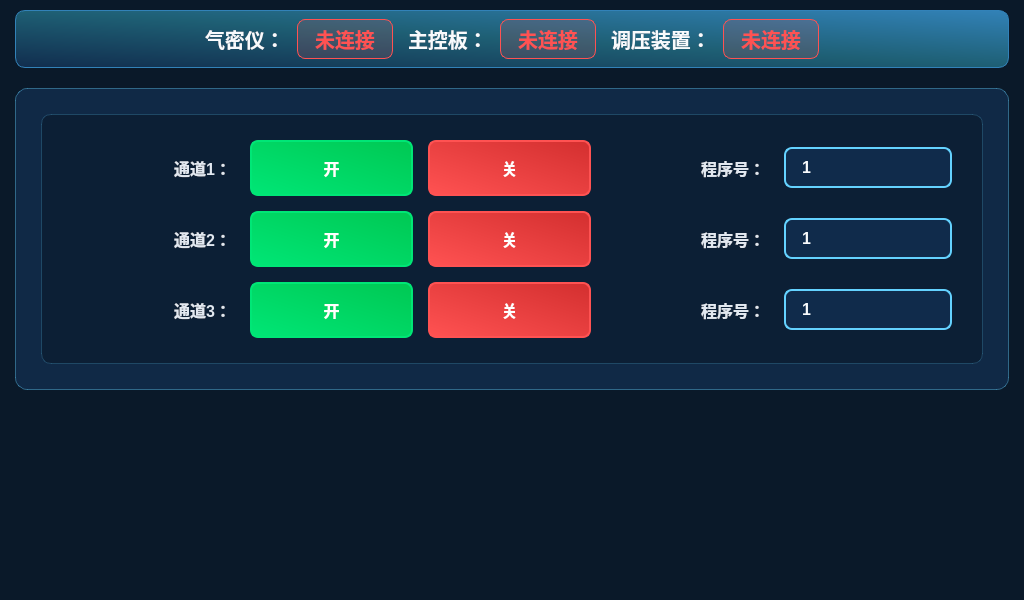
<?xml version="1.0" encoding="UTF-8"?>
<ui version="4.0">
 <class>MainControlSetting</class>
 <widget class="QWidget" name="MainControlSetting">
  <property name="geometry">
   <rect>
    <x>0</x>
    <y>0</y>
    <width>1024</width>
    <height>600</height>
   </rect>
  </property>
  <property name="windowTitle">
   <string>主控板参数设置</string>
  </property>
  <property name="styleSheet">
   <string notr="true">
/* 全局样式 - 赛博朋克暗青蓝背景 */
QWidget#MainControlSetting {
    background-color: #0a1929;
    font-family: 'Segoe UI', 'Microsoft YaHei UI', sans-serif;
    font-size: 16px;
    color: #e2e8f0;
}

/* 滚动区域背景 */
QScrollArea {
    background-color: transparent;
    border: none;
}

QWidget#scrollAreaWidgetContents {
    background-color: #0a1929;
}

/* 状态栏框架 - 青蓝渐变 */
QFrame#statusFrame {
    background: qlineargradient(x1:0, y1:0, x2:1, y1:1, stop:0 #112d4e, stop:0.5 #1e5f74, stop:1 #3282b8);
    border-radius: 10px;
    border: 1px solid #3282b8;
    min-height: 50px;
    max-height: 60px;
}

/* 状态标签样式 */
QLabel#label, QLabel#label_2, QLabel#label_3 {
    font-size: 20px;
    font-weight: 700;
    color: #f8fafc;
    min-width: 70px;
    max-width: 100px;
    background: transparent;
}

QLabel#airTightStatusLabel, QLabel#mainBoardStatusLabel, QLabel#pressureRegulatorStatusLabel {
    font-size: 20px;
    font-weight: 700;
    padding: 5px 12px;
    border-radius: 8px;
    min-width: 70px;
    text-align: center;
}

/* 分组框样式 - 玻璃态科技面板 */
QGroupBox {
    font-weight: bold;
    font-size: 16px;
    color: #64d2ff;
    border: 1px solid rgba(100, 210, 255, 0.4);
    border-radius: 12px;
    margin-top: 12px;
    padding: 10px 10px 10px 10px;
    background: rgba(17, 45, 78, 0.8);
}

QGroupBox::title {
    subcontrol-origin: margin;
    left: 20px;
    padding: 0 12px;
    background: qlineargradient(x1:0, y1:0, x2:1, y2:0, stop:0 #112d4e, stop:1 #1e5f74);
    border-radius: 6px;
    color: #64d2ff;
}

/* 控制区标签样式 */
QLabel#label_4, QLabel#label_5, QLabel#label_6, QLabel#label_7, QLabel#label_8, QLabel#label_9, QLabel#label_10, QLabel#label_11, QLabel#label_12, QLabel#label_13, QLabel#label_14 {
    font-size: 16px;
    font-weight: 600;
    color: #e2e8f0;
    min-width: 80px;
    background: transparent;
    padding: 6px 0;
}

/* 下拉框样式 - 科技感 */
QComboBox {
    background: rgba(17, 45, 78, 0.9);
    border: 2px solid #64d2ff;
    border-radius: 8px;
    padding: 8px 16px;
    font-size: 16px;
    font-weight: 600;
    min-width: 100px;
    color: #f8fafc;
}

QComboBox:hover {
    border-color: #97e7ff;
    background: rgba(26, 58, 92, 0.9);
}

QComboBox:focus {
    border-color: #00e676;
}

QComboBox::drop-down {
    border: none;
    width: 30px;
    background: transparent;
}

QComboBox::down-arrow {
    width: 12px;
    height: 12px;
}

QComboBox QAbstractItemView {
    background: #112d4e;
    border: 1px solid #64d2ff;
    border-radius: 6px;
    color: #f8fafc;
    selection-background-color: #3282b8;
}

/* 测试通道开按钮样式 - 荧光绿 */
QPushButton#testChannel1OpenButton, QPushButton#testChannel2OpenButton, QPushButton#testChannel3OpenButton {
    background: qlineargradient(x1:0, y1:0, x2:1, y1:1, stop:0 #00e676, stop:1 #00c853);
    color: white;
    border: 2px solid #00e676;
    border-radius: 8px;
    padding: 8px 18px;
    font-size: 16px;
    font-weight: bold;
    min-width: 70px;
    min-height: 36px;
}

QPushButton#testChannel1OpenButton:hover, QPushButton#testChannel2OpenButton:hover, QPushButton#testChannel3OpenButton:hover {
    background: qlineargradient(x1:0, y1:0, x2:1, y1:1, stop:0 #69f0ae, stop:1 #00e676);
    border-color: #69f0ae;
}

QPushButton#testChannel1OpenButton:pressed, QPushButton#testChannel2OpenButton:pressed, QPushButton#testChannel3OpenButton:pressed {
    background: qlineargradient(x1:0, y1:0, x2:1, y1:1, stop:0 #00c853, stop:1 #00a844);
}

/* 测试通道关按钮样式 - 霓虹红 */
QPushButton#testChannel1CloseButton, QPushButton#testChannel2CloseButton, QPushButton#testChannel3CloseButton {
    background: qlineargradient(x1:0, y1:0, x2:1, y1:1, stop:0 #ff5252, stop:1 #d32f2f);
    color: white;
    border: 2px solid #ff5252;
    border-radius: 8px;
    padding: 8px 18px;
    font-size: 16px;
    font-weight: bold;
    min-width: 70px;
    min-height: 36px;
}

QPushButton#testChannel1CloseButton:hover, QPushButton#testChannel2CloseButton:hover, QPushButton#testChannel3CloseButton:hover {
    background: qlineargradient(x1:0, y1:0, x2:1, y1:1, stop:0 #ff8a80, stop:1 #ff5252);
    border-color: #ff8a80;
}

QPushButton#testChannel1CloseButton:pressed, QPushButton#testChannel2CloseButton:pressed, QPushButton#testChannel3CloseButton:pressed {
    background: qlineargradient(x1:0, y1:0, x2:1, y1:1, stop:0 #d32f2f, stop:1 #b71c1c);
}

/* 确定按钮样式 - 亮青蓝 */
QPushButton#confirmButton {
    background: qlineargradient(x1:0, y1:0, x2:1, y1:1, stop:0 #42a5f5, stop:1 #1e88e5);
    color: white;
    border: 2px solid #42a5f5;
    border-radius: 8px;
    padding: 8px 24px;
    font-size: 16px;
    font-weight: bold;
    min-width: 90px;
    min-height: 36px;
}

QPushButton#confirmButton:hover {
    background: qlineargradient(x1:0, y1:0, x2:1, y1:1, stop:0 #64b5f6, stop:1 #42a5f5);
    border-color: #64b5f6;
}

QPushButton#confirmButton:pressed {
    background: qlineargradient(x1:0, y1:0, x2:1, y1:1, stop:0 #1e88e5, stop:1 #1565c0);
}

/* 分隔线样式 */
QFrame#line {
    background-color: rgba(100, 210, 255, 0.3);
    max-height: 2px;
    min-height: 2px;
    border: none;
}

/* 控制行框架样式 */
QFrame#controlRow1, QFrame#controlRow2 {
    background: rgba(10, 25, 41, 0.6);
    border: 1px solid rgba(100, 210, 255, 0.2);
    border-radius: 10px;
    padding: 10px;
}

QFrame#controlRow1:hover, QFrame#controlRow2:hover {
    background: rgba(17, 45, 78, 0.8);
    border-color: rgba(100, 210, 255, 0.4);
}

/* 滚动条样式 */
QScrollBar:vertical {
    background: rgba(17, 45, 78, 0.5);
    width: 10px;
    border-radius: 5px;
}

QScrollBar::handle:vertical {
    background: #64d2ff;
    border-radius: 5px;
    min-height: 30px;
}

QScrollBar::handle:vertical:hover {
    background: #97e7ff;
}

QScrollBar::add-line:vertical, QScrollBar::sub-line:vertical {
    height: 0px;
}
   </string>
  </property>
  <layout class="QVBoxLayout" name="mainLayout">
   <property name="spacing">
    <number>0</number>
   </property>
   <property name="leftMargin">
    <number>0</number>
   </property>
   <property name="topMargin">
    <number>0</number>
   </property>
   <property name="rightMargin">
    <number>0</number>
   </property>
   <property name="bottomMargin">
    <number>0</number>
   </property>
   <item>
    <widget class="QScrollArea" name="scrollArea">
     <property name="widgetResizable">
      <bool>true</bool>
     </property>
     <widget class="QWidget" name="scrollAreaWidgetContents">
      <property name="geometry">
       <rect>
        <x>0</x>
        <y>0</y>
        <width>1024</width>
        <height>600</height>
       </rect>
      </property>
      <layout class="QVBoxLayout" name="verticalLayout">
       <property name="spacing">
        <number>8</number>
       </property>
       <property name="leftMargin">
        <number>15</number>
       </property>
       <property name="topMargin">
        <number>10</number>
       </property>
       <property name="rightMargin">
        <number>15</number>
       </property>
       <property name="bottomMargin">
        <number>10</number>
       </property>
       <item>
        <widget class="QFrame" name="statusFrame">
         <property name="frameShape">
          <enum>QFrame::NoFrame</enum>
         </property>
         <layout class="QHBoxLayout" name="statusLayout">
          <property name="spacing">
           <number>15</number>
          </property>
          <property name="leftMargin">
           <number>15</number>
          </property>
          <property name="topMargin">
           <number>8</number>
          </property>
          <property name="rightMargin">
           <number>15</number>
          </property>
          <property name="bottomMargin">
           <number>8</number>
          </property>
          <item>
           <spacer name="leftSpacer">
            <property name="orientation">
             <enum>Qt::Horizontal</enum>
            </property>
            <property name="sizeHint" stdset="0">
             <size>
              <width>40</width>
              <height>20</height>
             </size>
            </property>
           </spacer>
          </item>
          <item>
           <layout class="QHBoxLayout" name="airTightLayout">
            <property name="spacing">
             <number>12</number>
            </property>
            <item>
             <widget class="QLabel" name="label">
              <property name="font">
               <font>
                <family>Microsoft YaHei UI</family>
                <pointsize>-1</pointsize>
                <bold>true</bold>
               </font>
              </property>
              <property name="text">
               <string>气密仪：</string>
              </property>
             </widget>
            </item>
            <item>
             <widget class="QLabel" name="airTightStatusLabel">
              <property name="font">
               <font>
                <family>Microsoft YaHei UI</family>
                <pointsize>-1</pointsize>
                <bold>true</bold>
               </font>
              </property>
              <property name="styleSheet">
               <string notr="true">color: #ff5252; background: rgba(255, 82, 82, 0.15); border: 1px solid #ff5252; padding: 4px 12px; border-radius: 8px;</string>
              </property>
              <property name="text">
               <string>未连接</string>
              </property>
              <property name="alignment">
               <set>Qt::AlignCenter</set>
              </property>
             </widget>
            </item>
           </layout>
          </item>
          <item>
           <layout class="QHBoxLayout" name="mainBoardLayout">
            <property name="spacing">
             <number>12</number>
            </property>
            <item>
             <widget class="QLabel" name="label_2">
              <property name="font">
               <font>
                <family>Microsoft YaHei UI</family>
                <pointsize>-1</pointsize>
                <bold>true</bold>
               </font>
              </property>
              <property name="text">
               <string>主控板：</string>
              </property>
             </widget>
            </item>
            <item>
             <widget class="QLabel" name="mainBoardStatusLabel">
              <property name="font">
               <font>
                <family>Microsoft YaHei UI</family>
                <pointsize>-1</pointsize>
                <bold>true</bold>
               </font>
              </property>
              <property name="styleSheet">
               <string notr="true">color: #ff5252; background: rgba(255, 82, 82, 0.15); border: 1px solid #ff5252; padding: 4px 12px; border-radius: 8px;</string>
              </property>
              <property name="text">
               <string>未连接</string>
              </property>
              <property name="alignment">
               <set>Qt::AlignCenter</set>
              </property>
             </widget>
            </item>
           </layout>
          </item>
          <item>
           <layout class="QHBoxLayout" name="pressureLayout">
            <property name="spacing">
             <number>12</number>
            </property>
            <item>
             <widget class="QLabel" name="label_3">
              <property name="font">
               <font>
                <family>Microsoft YaHei UI</family>
                <pointsize>-1</pointsize>
                <bold>true</bold>
               </font>
              </property>
              <property name="text">
               <string>调压装置：</string>
              </property>
             </widget>
            </item>
            <item>
             <widget class="QLabel" name="pressureRegulatorStatusLabel">
              <property name="font">
               <font>
                <family>Microsoft YaHei UI</family>
                <pointsize>-1</pointsize>
                <bold>true</bold>
               </font>
              </property>
              <property name="styleSheet">
               <string notr="true">color: #ff5252; background: rgba(255, 82, 82, 0.15); border: 1px solid #ff5252; padding: 4px 12px; border-radius: 8px;</string>
              </property>
              <property name="text">
               <string>未连接</string>
              </property>
              <property name="alignment">
               <set>Qt::AlignCenter</set>
              </property>
             </widget>
            </item>
           </layout>
          </item>
          <item>
           <spacer name="rightSpacer">
            <property name="orientation">
             <enum>Qt::Horizontal</enum>
            </property>
            <property name="sizeHint" stdset="0">
             <size>
              <width>40</width>
              <height>20</height>
             </size>
            </property>
           </spacer>
          </item>
         </layout>
        </widget>
       </item>
       <item>
        <widget class="QGroupBox" name="groupBox">
         <property name="title">
          <string/>
         </property>
         <layout class="QVBoxLayout" name="groupBoxLayout">
          <property name="spacing">
           <number>12</number>
          </property>
          <property name="leftMargin">
           <number>15</number>
          </property>
          <property name="topMargin">
           <number>15</number>
          </property>
          <property name="rightMargin">
           <number>15</number>
          </property>
          <property name="bottomMargin">
           <number>15</number>
          </property>
          <item>
           <widget class="QFrame" name="controlRow2">
            <property name="frameShape">
             <enum>QFrame::NoFrame</enum>
            </property>
            <layout class="QGridLayout" name="testChannelLayout">
             <property name="leftMargin">
              <number>20</number>
             </property>
             <property name="topMargin">
              <number>15</number>
             </property>
             <property name="rightMargin">
              <number>20</number>
             </property>
             <property name="bottomMargin">
              <number>15</number>
             </property>
             <property name="spacing">
              <number>15</number>
             </property>
             <item row="1" column="2">
              <widget class="QPushButton" name="testChannel2CloseButton">
               <property name="minimumSize">
                <size>
                 <width>110</width>
                 <height>56</height>
                </size>
               </property>
               <property name="font">
                <font>
                 <family>Microsoft YaHei UI</family>
                 <pointsize>-1</pointsize>
                 <bold>true</bold>
                </font>
               </property>
               <property name="text">
                <string>关</string>
               </property>
              </widget>
             </item>
             <item row="1" column="0">
              <widget class="QLabel" name="label_10">
               <property name="font">
                <font>
                 <family>Microsoft YaHei UI</family>
                 <pointsize>-1</pointsize>
                 <weight>63</weight>
                </font>
               </property>
               <property name="text">
                <string>通道2：</string>
               </property>
               <property name="alignment">
                <set>Qt::AlignRight|Qt::AlignTrailing|Qt::AlignVCenter</set>
               </property>
              </widget>
             </item>
             <item row="0" column="1">
              <widget class="QPushButton" name="testChannel1OpenButton">
               <property name="minimumSize">
                <size>
                 <width>110</width>
                 <height>56</height>
                </size>
               </property>
               <property name="font">
                <font>
                 <family>Microsoft YaHei UI</family>
                 <pointsize>-1</pointsize>
                 <bold>true</bold>
                </font>
               </property>
               <property name="text">
                <string>开</string>
               </property>
              </widget>
             </item>
             <item row="1" column="3">
              <widget class="QLabel" name="label_13">
               <property name="font">
                <font>
                 <family>Microsoft YaHei UI</family>
                 <pointsize>-1</pointsize>
                 <weight>63</weight>
                </font>
               </property>
               <property name="text">
                <string>程序号：</string>
               </property>
               <property name="alignment">
                <set>Qt::AlignRight|Qt::AlignTrailing|Qt::AlignVCenter</set>
               </property>
              </widget>
             </item>
             <item row="2" column="1">
              <widget class="QPushButton" name="testChannel3OpenButton">
               <property name="minimumSize">
                <size>
                 <width>110</width>
                 <height>56</height>
                </size>
               </property>
               <property name="font">
                <font>
                 <family>Microsoft YaHei UI</family>
                 <pointsize>-1</pointsize>
                 <bold>true</bold>
                </font>
               </property>
               <property name="text">
                <string>开</string>
               </property>
              </widget>
             </item>
             <item row="0" column="0">
              <widget class="QLabel" name="label_9">
               <property name="font">
                <font>
                 <family>Microsoft YaHei UI</family>
                 <pointsize>-1</pointsize>
                 <weight>63</weight>
                </font>
               </property>
               <property name="text">
                <string>通道1：</string>
               </property>
               <property name="alignment">
                <set>Qt::AlignRight|Qt::AlignTrailing|Qt::AlignVCenter</set>
               </property>
              </widget>
             </item>
             <item row="2" column="4">
              <widget class="QComboBox" name="programNumberComboBox3">
               <property name="minimumSize">
                <size>
                 <width>136</width>
                 <height>28</height>
                </size>
               </property>
               <property name="font">
                <font>
                 <family>Microsoft YaHei UI</family>
                 <pointsize>-1</pointsize>
                 <weight>63</weight>
                </font>
               </property>
               <property name="currentIndex">
                <number>0</number>
               </property>
               <item>
                <property name="text">
                 <string>1</string>
                </property>
               </item>
               <item>
                <property name="text">
                 <string>2</string>
                </property>
               </item>
               <item>
                <property name="text">
                 <string>3</string>
                </property>
               </item>
              </widget>
             </item>
             <item row="2" column="2">
              <widget class="QPushButton" name="testChannel3CloseButton">
               <property name="minimumSize">
                <size>
                 <width>110</width>
                 <height>56</height>
                </size>
               </property>
               <property name="font">
                <font>
                 <family>Microsoft YaHei UI</family>
                 <pointsize>-1</pointsize>
                 <bold>true</bold>
                </font>
               </property>
               <property name="text">
                <string>关</string>
               </property>
              </widget>
             </item>
             <item row="2" column="3">
              <widget class="QLabel" name="label_14">
               <property name="font">
                <font>
                 <family>Microsoft YaHei UI</family>
                 <pointsize>-1</pointsize>
                 <weight>63</weight>
                </font>
               </property>
               <property name="text">
                <string>程序号：</string>
               </property>
               <property name="alignment">
                <set>Qt::AlignRight|Qt::AlignTrailing|Qt::AlignVCenter</set>
               </property>
              </widget>
             </item>
             <item row="1" column="4">
              <widget class="QComboBox" name="programNumberComboBox2">
               <property name="minimumSize">
                <size>
                 <width>136</width>
                 <height>28</height>
                </size>
               </property>
               <property name="font">
                <font>
                 <family>Microsoft YaHei UI</family>
                 <pointsize>-1</pointsize>
                 <weight>63</weight>
                </font>
               </property>
               <property name="currentIndex">
                <number>0</number>
               </property>
               <item>
                <property name="text">
                 <string>1</string>
                </property>
               </item>
               <item>
                <property name="text">
                 <string>2</string>
                </property>
               </item>
               <item>
                <property name="text">
                 <string>3</string>
                </property>
               </item>
              </widget>
             </item>
             <item row="0" column="4">
              <widget class="QComboBox" name="programNumberComboBox1">
               <property name="minimumSize">
                <size>
                 <width>136</width>
                 <height>28</height>
                </size>
               </property>
               <property name="font">
                <font>
                 <family>Microsoft YaHei UI</family>
                 <pointsize>-1</pointsize>
                 <weight>63</weight>
                </font>
               </property>
               <property name="currentIndex">
                <number>0</number>
               </property>
               <item>
                <property name="text">
                 <string>1</string>
                </property>
               </item>
               <item>
                <property name="text">
                 <string>2</string>
                </property>
               </item>
               <item>
                <property name="text">
                 <string>3</string>
                </property>
               </item>
              </widget>
             </item>
             <item row="1" column="1">
              <widget class="QPushButton" name="testChannel2OpenButton">
               <property name="minimumSize">
                <size>
                 <width>110</width>
                 <height>56</height>
                </size>
               </property>
               <property name="font">
                <font>
                 <family>Microsoft YaHei UI</family>
                 <pointsize>-1</pointsize>
                 <bold>true</bold>
                </font>
               </property>
               <property name="text">
                <string>开</string>
               </property>
              </widget>
             </item>
             <item row="0" column="2">
              <widget class="QPushButton" name="testChannel1CloseButton">
               <property name="minimumSize">
                <size>
                 <width>110</width>
                 <height>56</height>
                </size>
               </property>
               <property name="font">
                <font>
                 <family>Microsoft YaHei UI</family>
                 <pointsize>-1</pointsize>
                 <bold>true</bold>
                </font>
               </property>
               <property name="text">
                <string>关</string>
               </property>
              </widget>
             </item>
             <item row="0" column="3">
              <widget class="QLabel" name="label_12">
               <property name="font">
                <font>
                 <family>Microsoft YaHei UI</family>
                 <pointsize>-1</pointsize>
                 <weight>63</weight>
                </font>
               </property>
               <property name="text">
                <string>程序号：</string>
               </property>
               <property name="alignment">
                <set>Qt::AlignRight|Qt::AlignTrailing|Qt::AlignVCenter</set>
               </property>
              </widget>
             </item>
             <item row="2" column="0">
              <widget class="QLabel" name="label_11">
               <property name="font">
                <font>
                 <family>Microsoft YaHei UI</family>
                 <pointsize>-1</pointsize>
                 <weight>63</weight>
                </font>
               </property>
               <property name="text">
                <string>通道3：</string>
               </property>
               <property name="alignment">
                <set>Qt::AlignRight|Qt::AlignTrailing|Qt::AlignVCenter</set>
               </property>
              </widget>
             </item>
            </layout>
           </widget>
          </item>
         </layout>
        </widget>
       </item>
       <item>
        <spacer name="bottomSpacer">
         <property name="orientation">
          <enum>Qt::Vertical</enum>
         </property>
         <property name="sizeHint" stdset="0">
          <size>
           <width>20</width>
           <height>40</height>
          </size>
         </property>
        </spacer>
       </item>
      </layout>
     </widget>
    </widget>
   </item>
  </layout>
 </widget>
 <resources/>
 <connections/>
</ui>
